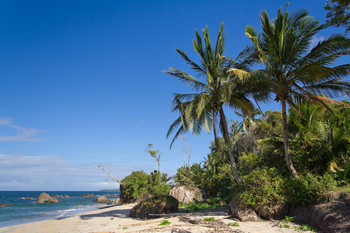
#> input picture images/beach.png, 350 x 233 px
$ python translation.py --image ../images/beach.png
#> lines starting #> are read from the running program, lines starting #| are printed output that depends on the picture
### example_code/utils/imutils.py
import numpy as np
import cv2


def translate(image, x, y):
    matrix = np.float32([[1, 0, x], [0, 1, y]])
    shifted = cv2.warpAffine(image, matrix, (image.shape[1], image.shape[0]))
    return shifted


# [31 lines left out: functions rotate, resize, not called in this run]

### example_code/translation.py
import argparse

import numpy as np
import cv2

from utils.imutils import translate


ap = argparse.ArgumentParser()
ap.add_argument("-i", "--image", required=True, help="Path to the image")
args = vars(ap.parse_args())

image = cv2.imread(args["image"])
#> image is the input picture: shape (233, 350, 3); mean B, G, R 136, 110.4, 78.6
cv2.imshow("Original", image)


# Matrix done manually for demonstrations purposes
M = np.float32([[1, 0, -50], [0, 1, -90]])  # 50 pixels left and 90 pixels up
shifted = cv2.warpAffine(image, M, (image.shape[1], image.shape[0]))
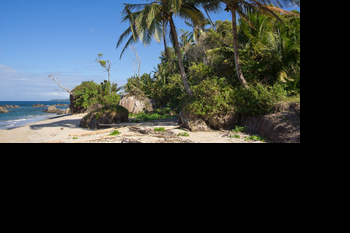
#> shifted: shape (233, 350, 3); mean B, G, R 62.4, 60.8, 53.2
cv2.imshow("Shifted Up and Left", shifted)

# Using the utils created
shifted = translate(image, 0, 100)
#> in translate, `shifted = cv2.warpAffine(image, matrix, (image.shape[1], image.shape[0..`:
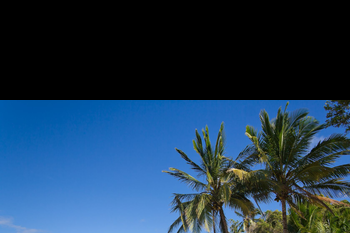
#> shifted: shape (233, 350, 3); mean B, G, R 83.9, 58.1, 31
cv2.imshow("Shifted Down and Right", shifted)

cv2.waitKey(0)

$ run again, on images/messi.png
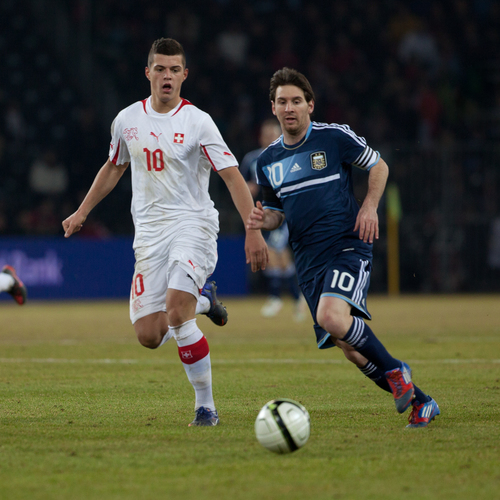
#> input picture images/messi.png, 500 x 500 px
#> image is the input picture: shape (500, 500, 3); mean B, G, R 58.7, 75.7, 74.3
#> `shifted = cv2.warpAffine(image, M, (image.shape[1], image.shape[0]))`:
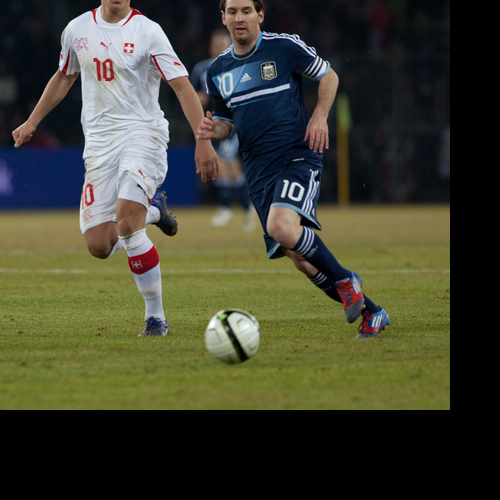
#> shifted: shape (500, 500, 3); mean B, G, R 50.1, 66, 65.1
#> in translate, `shifted = cv2.warpAffine(image, matrix, (image.shape[1], image.shape[0..`:
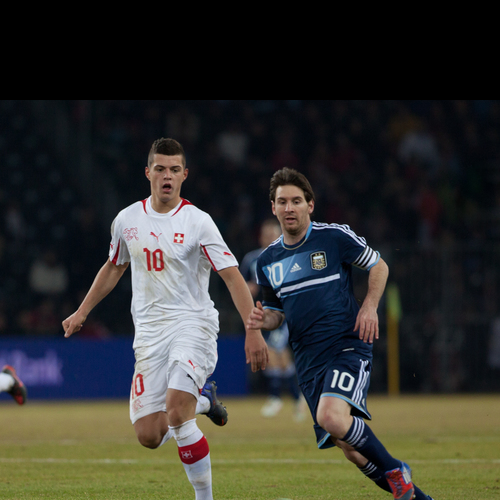
#> shifted: shape (500, 500, 3); mean B, G, R 48.1, 52.6, 52.2

$ run again, on images/messi2.png
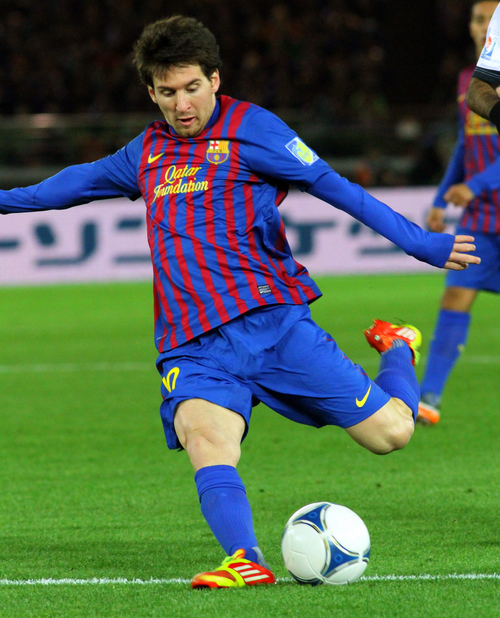
#> input picture images/messi2.png, 500 x 618 px
#> image is the input picture: shape (618, 500, 3); mean B, G, R 78.2, 101.3, 78.3
#> `shifted = cv2.warpAffine(image, M, (image.shape[1], image.shape[0]))`:
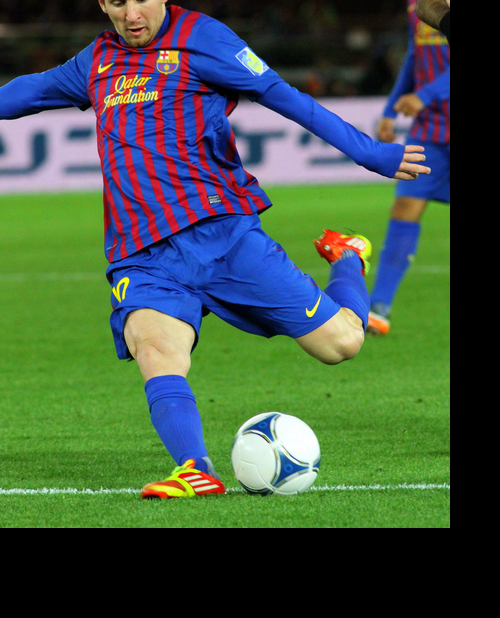
#> shifted: shape (618, 500, 3); mean B, G, R 69.8, 86.7, 66.5
#> in translate, `shifted = cv2.warpAffine(image, matrix, (image.shape[1], image.shape[0..`:
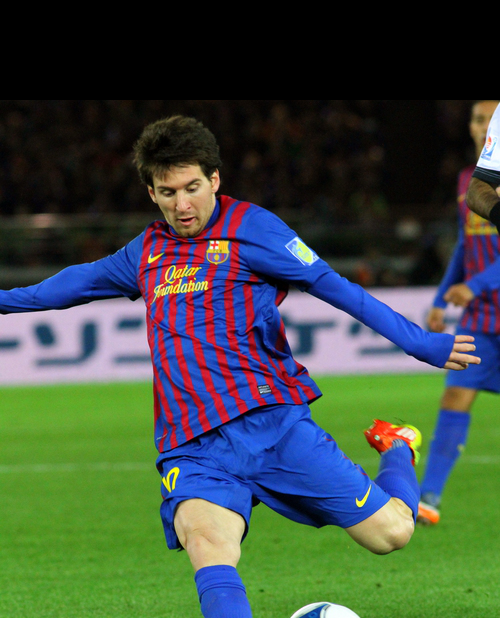
#> shifted: shape (618, 500, 3); mean B, G, R 67, 76.9, 62.8

$ run again, on images/obama.png
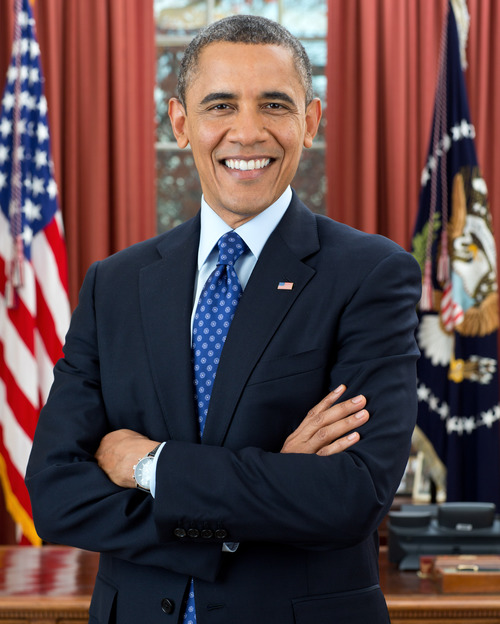
#> input picture images/obama.png, 500 x 624 px
#> image is the input picture: shape (624, 500, 3); mean B, G, R 71.8, 70, 92.6
#> `shifted = cv2.warpAffine(image, M, (image.shape[1], image.shape[0]))`:
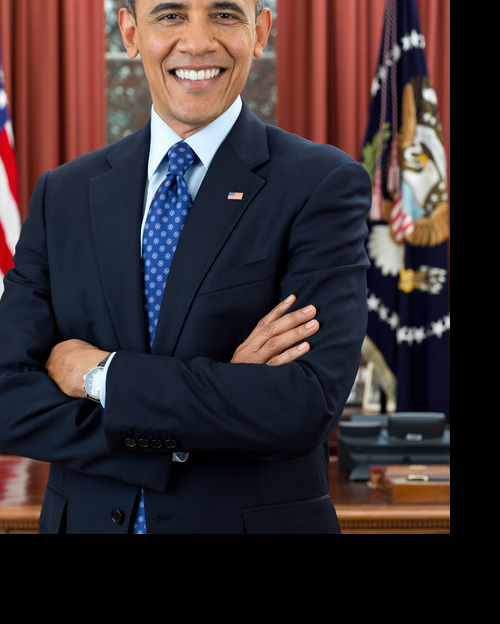
#> shifted: shape (624, 500, 3); mean B, G, R 48.2, 45.8, 57.4
#> in translate, `shifted = cv2.warpAffine(image, matrix, (image.shape[1], image.shape[0..`:
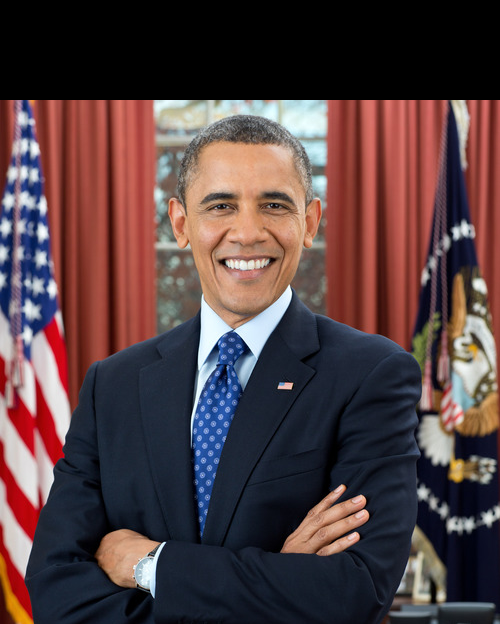
#> shifted: shape (624, 500, 3); mean B, G, R 65.2, 63.4, 84.1
